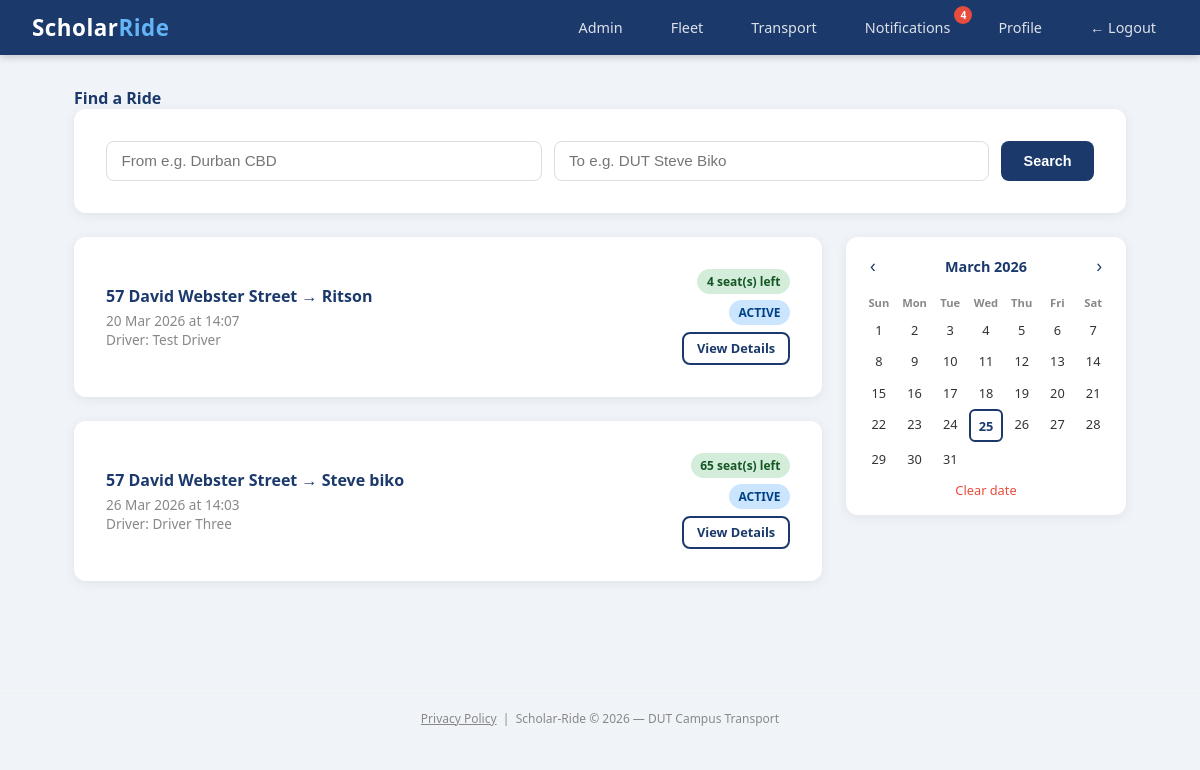
Page /rides (signed in) on the committed database.
### scholar_ride/models.py (models this page shows)
class Ride(db.Model):
    id = db.Column(db.Integer, primary_key=True)
    driver_id = db.Column(db.Integer, db.ForeignKey('user.id'), nullable=False)
    origin = db.Column(db.String(200), nullable=False)
    destination = db.Column(db.String(200), nullable=False)
    departure_time = db.Column(db.DateTime, nullable=False)
    available_seats = db.Column(db.Integer, nullable=False)
    total_seats = db.Column(db.Integer, nullable=False)
    status = db.Column(db.String(20), default='active')
    created_at = db.Column(db.DateTime, default=datetime.utcnow)
    bookings = db.relationship('Booking', backref='ride', lazy=True)
    vehicle_type = db.Column(db.String(50), nullable=True)
    vehicle_model = db.Column(db.String(100), nullable=True)
    registration_number = db.Column(db.String(20), nullable=True)
    completed_at = db.Column(db.DateTime, nullable=True)
    bus_number = db.Column(db.String(20), nullable=True)

class User(db.Model, UserMixin):
    id = db.Column(db.Integer, primary_key=True)
    student_number = db.Column(db.String(20), unique=True, nullable=True)
    staff_number = db.Column(db.String(20), unique=True, nullable=True)
    full_name = db.Column(db.String(100), nullable=False)
    email = db.Column(db.String(120), unique=True, nullable=False)
    phone = db.Column(db.String(20), nullable=False)
    password_hash = db.Column(db.String(128), nullable=False)
    role = db.Column(db.String(20), default='student')
    department = db.Column(db.String(100), nullable=True)
    verified = db.Column(db.Boolean, default=False)
    approval_status = db.Column(db.String(20), default='pending')
    otp = db.Column(db.String(6), nullable=True)
    created_at = db.Column(db.DateTime, default=datetime.utcnow)
    driver_code = db.Column(db.String(20), nullable=True)
    rides = db.relationship('Ride', backref='driver', lazy=True)
    bookings = db.relationship('Booking', backref='student', lazy=True)
    session_token = db.Column(db.String(100), nullable=True)

### scholar_ride/routes/rides.py (the view, shortened to what this page needs)
@rides.route('/rides')
@login_required
def index():
    origin = request.args.get('origin', '')
    destination = request.args.get('destination', '')
    date = request.args.get('date', '')
    query = Ride.query.filter(Ride.status.in_(['active', 'delayed']))
    if origin:
        query = query.filter(Ride.origin.ilike(f'%{origin}%'))
    if destination:
        query = query.filter(Ride.destination.ilike(f'%{destination}%'))
    all_rides = query.order_by(Ride.departure_time.asc()).all()
    return render_template('rides/index.html', rides=all_rides)

### scholar_ride/models.py (called while the page is built)
@login_manager.user_loader
def load_user(user_id):
    return User.query.get(int(user_id))

### scholar_ride/templates/rides/index.html (shortened to what this page needs)
{% extends "base.html" %}
{% block content %}
<div class="row mb-3">
    <div class="col">
        <h4 style="color:#1B3A6B;">Find a Ride</h4>
    </div>
</div>
<form method="GET" action="/rides" id="searchForm">
    <div class="card p-3 mb-3">
        <div style="display:flex; gap:0.75rem; flex-wrap:wrap;">
            <input type="text" name="origin" class="form-control"
                   style="flex:1; min-width:150px;"
                   placeholder="From e.g. Durban CBD"
                   value="{{ request.args.get('origin', '') }}">
            <input type="text" name="destination" class="form-control"
                   style="flex:1; min-width:150px;"
                   placeholder="To e.g. DUT Steve Biko"
                   value="{{ request.args.get('destination', '') }}">
            <button type="submit" class="btn btn-primary">Search</button>
        </div>
    </div>
</form>
<div class="search-wrapper">
    <div>
        {% if rides %}
            {% for ride in rides %}
            <div class="card mb-3 p-3">
                <div style="display:flex; justify-content:space-between; align-items:center; flex-wrap:wrap; gap:1rem;">
                    <div>
                        <div style="font-weight:700; color:#1B3A6B; font-size:1rem;">
                            {{ ride.origin }} → {{ ride.destination }}
                        </div>
                        <div style="font-size:0.85rem; color:#888; margin-top:0.25rem;">
                            {{ ride.departure_time.strftime('%d %b %Y at %H:%M') }}
                        </div>
                        <div style="font-size:0.85rem; color:#888;">
                            Driver: {{ ride.driver.full_name }}
                        </div>
                    </div>
                    <div style="display:flex; flex-direction:column; align-items:flex-end; gap:0.4rem;">
                        {% if ride.available_seats > 0 %}
                            <span class="badge badge-success">{{ ride.available_seats }} seat(s) left</span>
                        {% else %}
                            <span class="badge badge-danger">Full</span>
                        {% endif %}
                        <span class="badge
                            {% if ride.status == 'active' %}badge-primary
                            {% elif ride.status == 'delayed' %}badge-warning
                            {% else %}badge-secondary{% endif %}">
                            {{ ride.status | upper }}
                        </span>
                        <a href="/rides/{{ ride.id }}" class="btn btn-outline btn-sm">View Details</a>
                    </div>
                </div>
            </div>
            {% endfor %}
        {% else %}
            <div class="empty-state">
                <div class="empty-icon">🚗</div>
                <p>No rides found. Try a different search or date.</p>
            </div>
        {% endif %}
    </div>
    <div class="calendar-desktop">
        <div class="calendar-card">
            <div class="cal-header">
                <button type="button" onclick="changeMonth(-1)">&#8249;</button>
                <div class="cal-title" id="calTitleDesktop"></div>
                <button type="button" onclick="changeMonth(1)">&#8250;</button>
            </div>
            <div class="cal-grid" id="calGridDesktop"></div>
            <a class="clear-date" onclick="clearDate()">Clear date</a>
        </div>
    </div>
</div>
{% endblock %}

### scholar_ride/templates/base.html (style rules this page uses)
*, *::before, *::after { box-sizing: border-box; margin: 0; padding: 0; }
body { font-family: 'Segoe UI', Tahoma, Geneva, Verdana, sans-serif; background: #f0f4f8; color: #222; }
.card { background: white; border-radius: 12px; box-shadow: 0 2px 12px rgba(0,0,0,0.07); padding: 2rem; margin-bottom: 1.5rem; }
.form-control, .form-select { width: 100%; padding: 0.65rem 0.9rem; border: 1.5px solid #ddd; border-radius: 8px; font-size: 0.95rem; transition: border-color 0.2s; background: white; }
.btn { display: inline-block; padding: 0.65rem 1.4rem; border-radius: 8px; font-size: 0.9rem; font-weight: 600; cursor: pointer; border: none; text-decoration: none; text-align: center; transition: all 0.2s; }
.btn-primary { background: #1B3A6B; color: white; }
.btn-outline { background: transparent; color: #1B3A6B; border: 2px solid #1B3A6B; }
.btn-sm { padding: 0.35rem 0.8rem; font-size: 0.8rem; }
.badge { display: inline-block; padding: 0.25rem 0.6rem; border-radius: 20px; font-size: 0.75rem; font-weight: 700; }
.badge-success { background: #d4edda; color: #155724; }
.badge-primary { background: #cce5ff; color: #004085; }
.row { display: flex; flex-wrap: wrap; gap: 1.5rem; }
.col { flex: 1; min-width: 200px; }

### scholar_ride/templates/rides/index.html (style rules this page uses)
.search-wrapper { display: grid; grid-template-columns: 1fr 280px; gap: 1.5rem; align-items: start; margin-bottom: 1.5rem; }
.calendar-card { background: white; border-radius: 12px; box-shadow: 0 2px 12px rgba(0,0,0,0.07); padding: 1rem; position: sticky; top: 1rem; }
.cal-header { display: flex; justify-content: space-between; align-items: center; margin-bottom: 0.75rem; }
.cal-header button { background: none; border: none; font-size: 1.1rem; cursor: pointer; color: #1B3A6B; padding: 0.2rem 0.5rem; border-radius: 6px; }
.cal-title { font-weight: 700; color: #1B3A6B; font-size: 0.9rem; }
.cal-grid { display: grid; grid-template-columns: repeat(7, 1fr); gap: 2px; }
.clear-date { display: block; text-align: center; margin-top: 0.5rem; font-size: 0.8rem; color: #e74c3c; cursor: pointer; }
@media (min-width: 769px) { .calendar-desktop { display: block; } }

### rows in the picture
Ride: origin "57 David Webster Street", destination "Ritson", departure_time "20 Mar 2026 at 14:07", driver.full_name "Test Driver", available_seats "4", status "ACTIVE"
Ride: origin "57 David Webster Street", destination "Steve biko", departure_time "26 Mar 2026 at 14:03", driver.full_name "Driver Three", available_seats "65", status "ACTIVE"

### other values in the picture
{{ unread_count }} "4"
